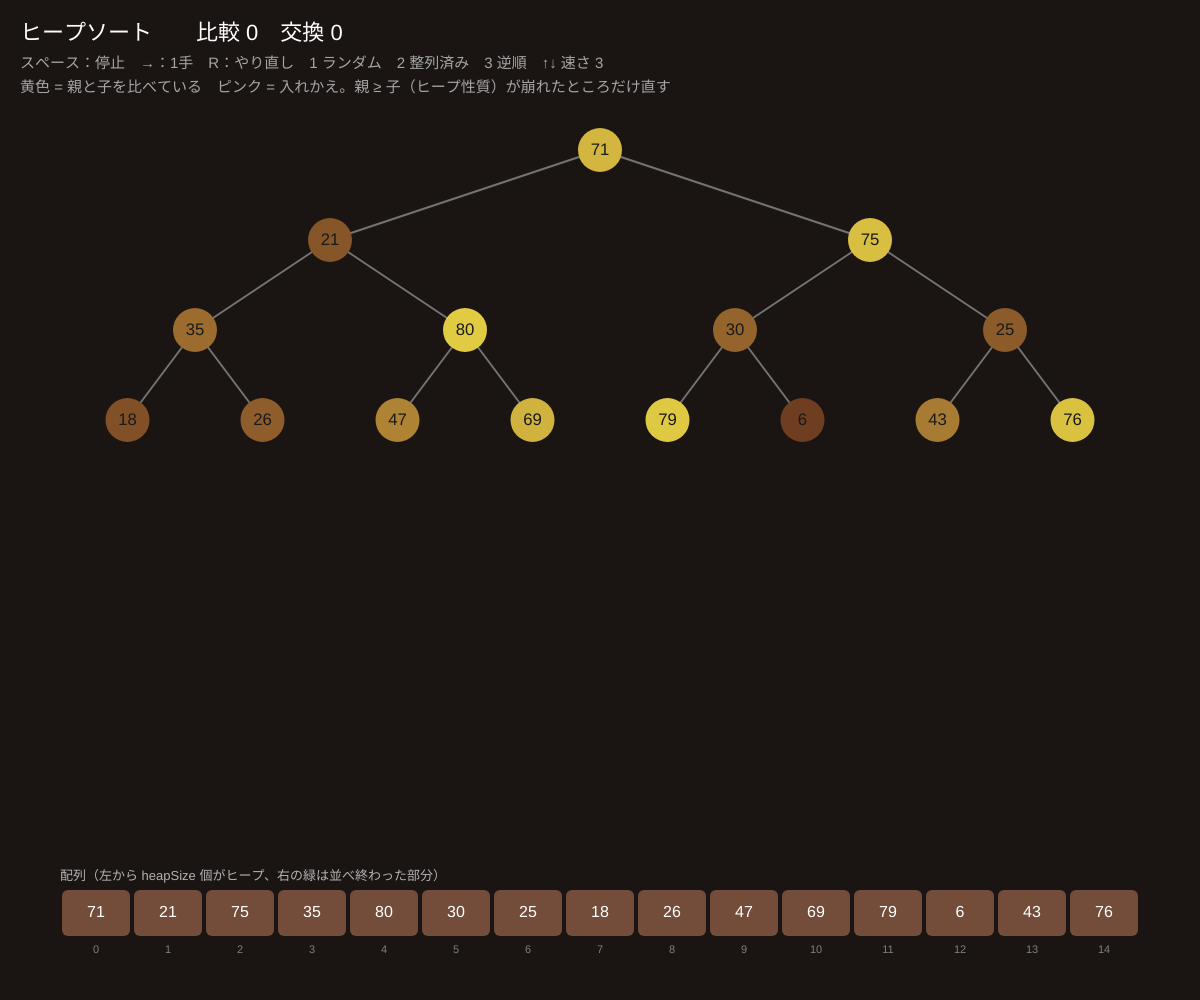
Frame 1 (no input)
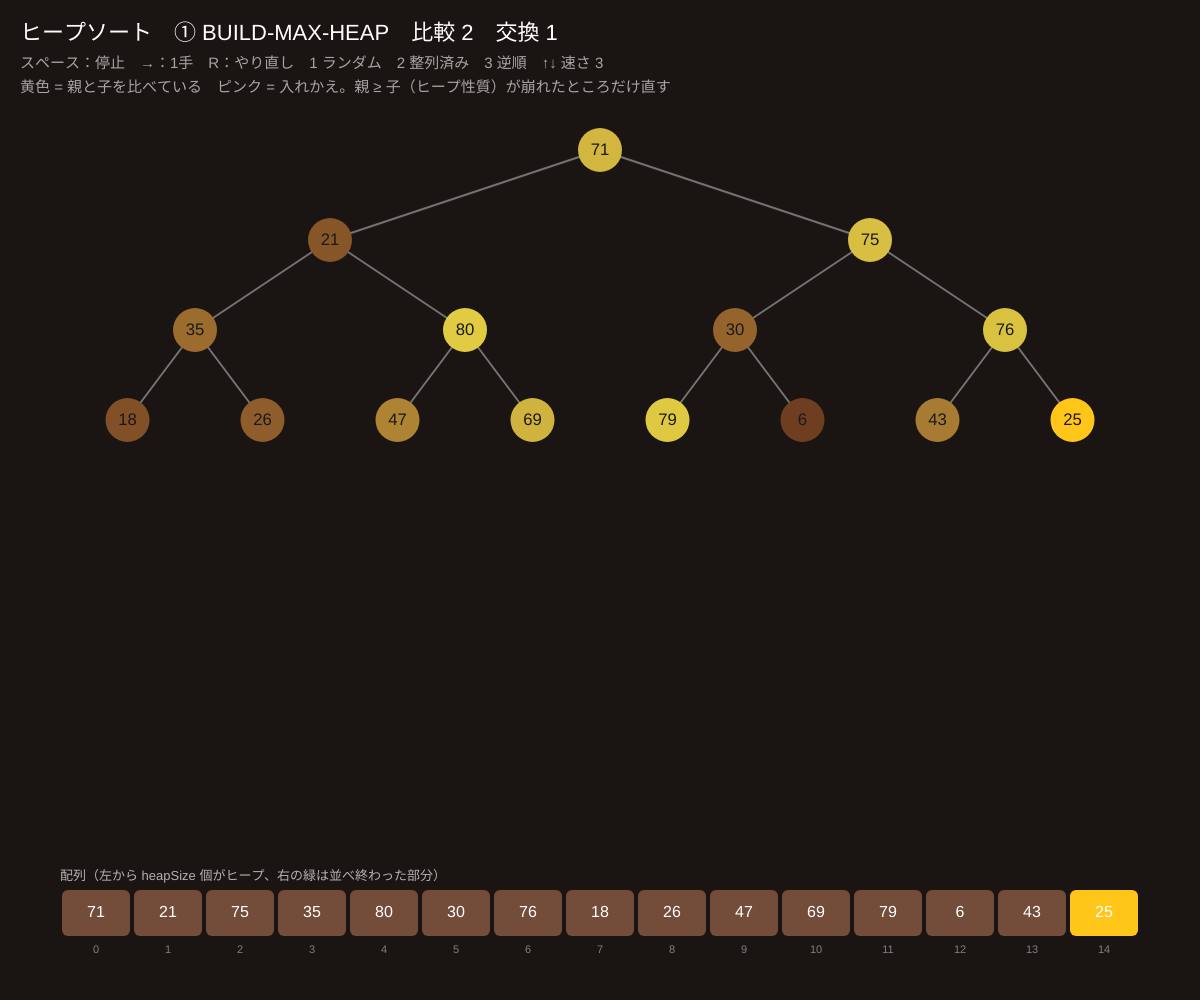
Frame 60 (no input)
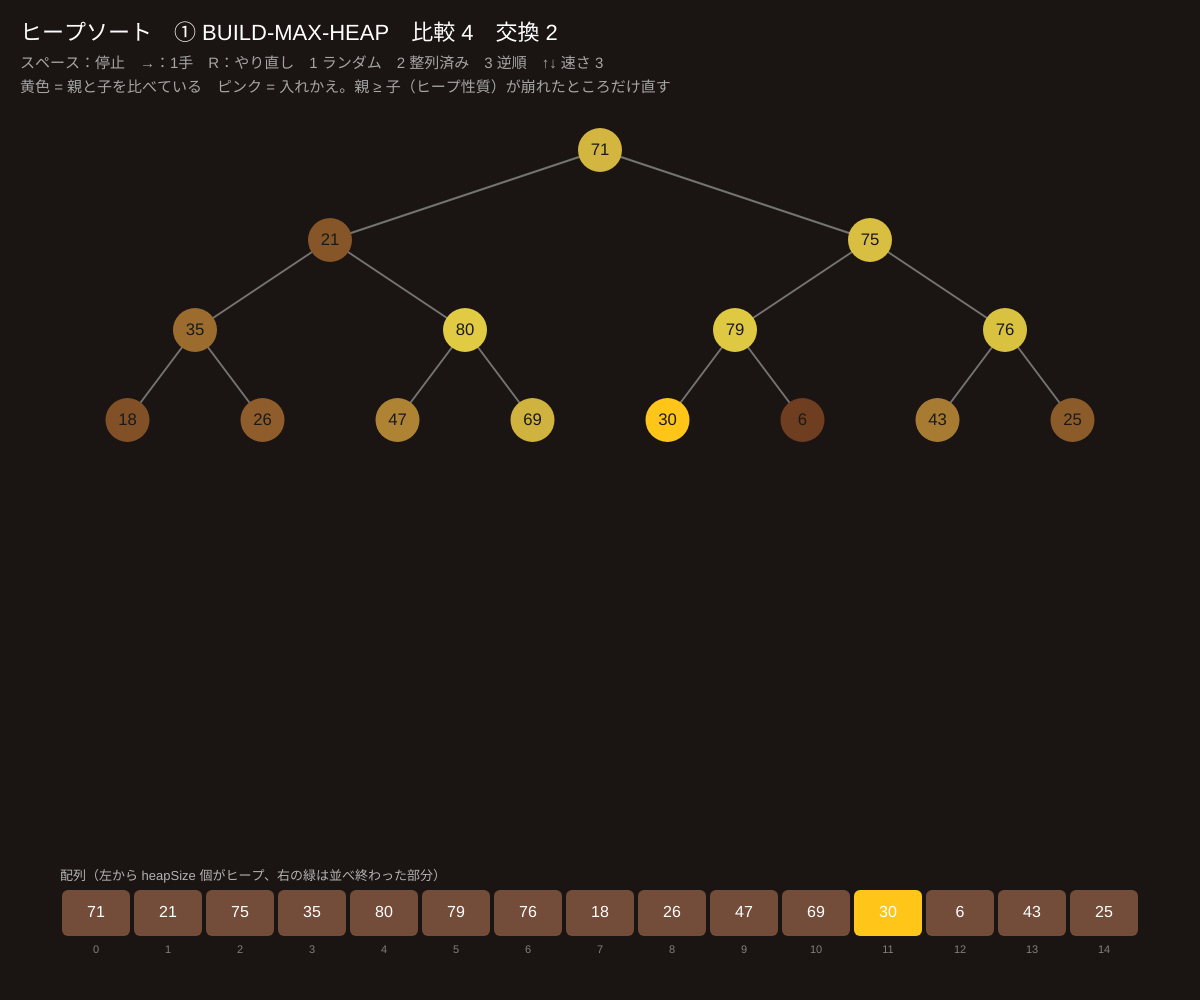
Frame 120 (the mouse pressed at the canvas centre since frame 60)

The p5.js sketch that drew these frames (run headless with seeded random() and noise() and a simulated clock; from frame 60 on, the mouse is pressed at the canvas centre):

// p5.js sketch
// ── sketch.js
// ============================================
// 06 ヒープとヒープソート
// 配列を「上のほうが大きい」木（最大ヒープ）として見る。i の子は 2i+1 と 2i+2（0 始まり）
// ① BUILD-MAX-HEAP：下の親から順に MAX-HEAPIFY（大きい子と入れかえて沈める）→ Θ(n)
// ② 根（最大）を末尾と交換して、ヒープを 1 つ小さくして MAX-HEAPIFY、をくり返す → Θ(n log n)
// スペース：再生／停止　→：1 手　R：新しい数列　1：ランダム　2：整列済み　3：逆順　↑↓ 速さ
// ============================================

let n = 15;              // ★ 要素数（15 = 4 段のきれいな木）
let speed = 3;
let a = [], gen, playing = true, acc = 0, done = false;
let heapSize = 0, phase = '', hl = [], swapPair = [], comparisons = 0, swaps = 0, mode = 1;

function setup() {
  createCanvas(windowWidth, windowHeight);
  colorMode(HSB, 360, 100, 100, 100);
  reset(1);
}

function reset(m) {
  mode = m;
  a = [];
  for (let i = 0; i < n; i++) a.push(floor(random(1, 100)));
  if (mode === 2) a.sort((x, y) => x - y);
  if (mode === 3) a.sort((x, y) => y - x);
  heapSize = a.length; comparisons = 0; swaps = 0; done = false; hl = []; swapPair = [];
  gen = heapSort();
}

function* maxHeapify(i) {
  while (true) {
    let l = 2 * i + 1, r = 2 * i + 2, largest = i;
    hl = [i, l, r].filter(k => k < heapSize);
    if (l < heapSize) { comparisons++; if (a[l] > a[largest]) largest = l; }
    if (r < heapSize) { comparisons++; if (a[r] > a[largest]) largest = r; }
    yield;
    if (largest === i) return;
    [a[i], a[largest]] = [a[largest], a[i]]; swaps++;
    swapPair = [i, largest];
    yield;
    swapPair = [];
    i = largest;
  }
}

function* heapSort() {
  phase = '① BUILD-MAX-HEAP';
  for (let i = floor(a.length / 2) - 1; i >= 0; i--) yield* maxHeapify(i);
  phase = '② 根を取り出して並べる';
  for (let end = a.length - 1; end > 0; end--) {
    [a[0], a[end]] = [a[end], a[0]]; swaps++;
    swapPair = [0, end]; hl = [];
    yield;
    swapPair = [];
    heapSize--;
    yield* maxHeapify(0);
  }
  heapSize = 0; hl = []; phase = '完成！'; done = true;
}

function advance() { if (!done) gen.next(); }

function nodePos(i) {
  let depth = floor(Math.log2(i + 1));
  let idx = i - (Math.pow(2, depth) - 1);
  let cnt = Math.pow(2, depth);
  let W = width - 120;
  return { x: 60 + W * (idx + 0.5) / cnt, y: 150 + depth * min(90, (height * 0.55 - 150) / 4) };
}

function draw() {
  background(20, 30, 10);
  if (playing && !done) { acc += speed / 60; while (acc >= 1) { advance(); acc--; } }
  // 木
  for (let i = 1; i < a.length; i++) {
    let p = nodePos(floor((i - 1) / 2)), c = nodePos(i);
    stroke(0, 0, i < heapSize ? 45 : 18); strokeWeight(2);
    line(p.x, p.y, c.x, c.y);
  }
  let r = min(44, (width - 120) / 9);
  for (let i = 0; i < a.length; i++) {
    let p = nodePos(i);
    let inHeap = i < heapSize;
    noStroke();
    fill(inHeap ? color(20 + a[i] * 0.4, 70, 40 + a[i] * 0.6) : color(150, 50, 30));
    if (hl.includes(i)) fill(45, 90, 100);
    if (swapPair.includes(i)) fill(330, 80, 100);
    circle(p.x, p.y, r);
    fill(inHeap || done ? 0 : 60, 0, inHeap ? 10 : 70); textAlign(CENTER, CENTER); textSize(r * 0.38);
    text(a[i], p.x, p.y);
  }
  // 配列
  let bw = (width - 120) / max(1, a.length), by = height - 110;
  for (let i = 0; i < a.length; i++) {
    let inHeap = i < heapSize;
    noStroke();
    fill(inHeap ? color(20, 50, 45) : color(150, 60, 70));
    if (hl.includes(i)) fill(45, 90, 100);
    if (swapPair.includes(i)) fill(330, 80, 100);
    rect(60 + i * bw + 2, by, bw - 4, 46, 6);
    fill(0, 0, 100); textSize(16); text(a[i], 60 + i * bw + bw / 2, by + 23);
    fill(0, 0, 50); textSize(11); text(i, 60 + i * bw + bw / 2, by + 60);
  }
  noStroke(); fill(0, 0, 70); textAlign(LEFT, BASELINE); textSize(13);
  text('配列（左から heapSize 個がヒープ、右の緑は並べ終わった部分）', 60, by - 10);

  fill(0, 0, 100); textSize(22);
  text('ヒープソート　' + phase + '　比較 ' + comparisons + '　交換 ' + swaps, 20, 40);
  fill(0, 0, 65); textSize(15);
  text('スペース：' + (playing ? '停止' : '再生') + '　→：1手　R：やり直し　1 ランダム　2 整列済み　3 逆順　↑↓ 速さ ' + speed, 20, 68);
  text('黄色 = 親と子を比べている　ピンク = 入れかえ。親 ≥ 子（ヒープ性質）が崩れたところだけ直す', 20, 92);
}

function keyPressed() {
  if (key === ' ') playing = !playing;
  if (key === RIGHT_ARROW) { playing = false; advance(); }
  if (key === 'r' || key === 'R') reset(mode);
  if (key >= '1' && key <= '3') reset(int(key));
  if (key === UP_ARROW) speed = min(120, speed * 2);
  if (key === DOWN_ARROW) speed = max(1, speed / 2);
}
function windowResized() { resizeCanvas(windowWidth, windowHeight); }

// ---------- やってみよう ----------
// 1. ① の BUILD-MAX-HEAP の交換回数は n に比例する（n log n ではない）。n = 15, 31 で確かめよう
// 2. 不等号を逆にすると「最小ヒープ」になり、降順に並ぶ
// 3. 整列済みの入力でもヒープソートは速くならない。挿入ソートとの違いは？
